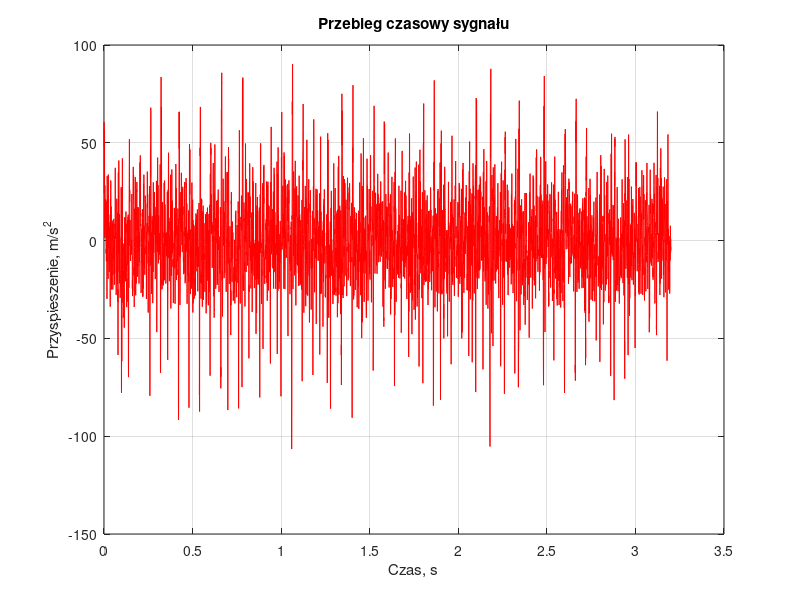
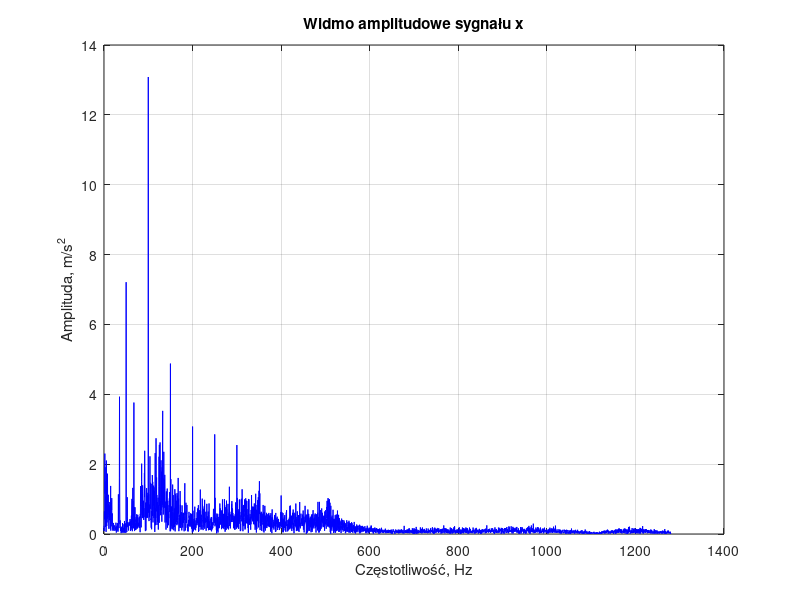
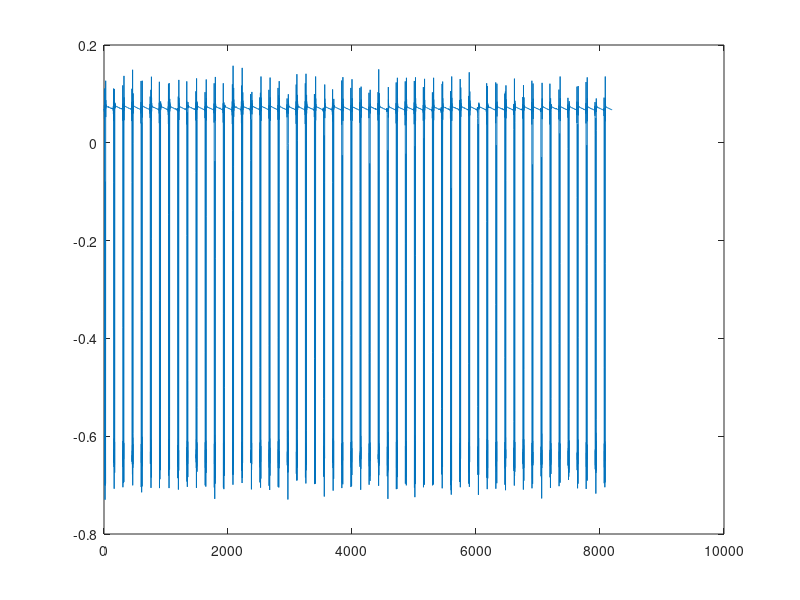
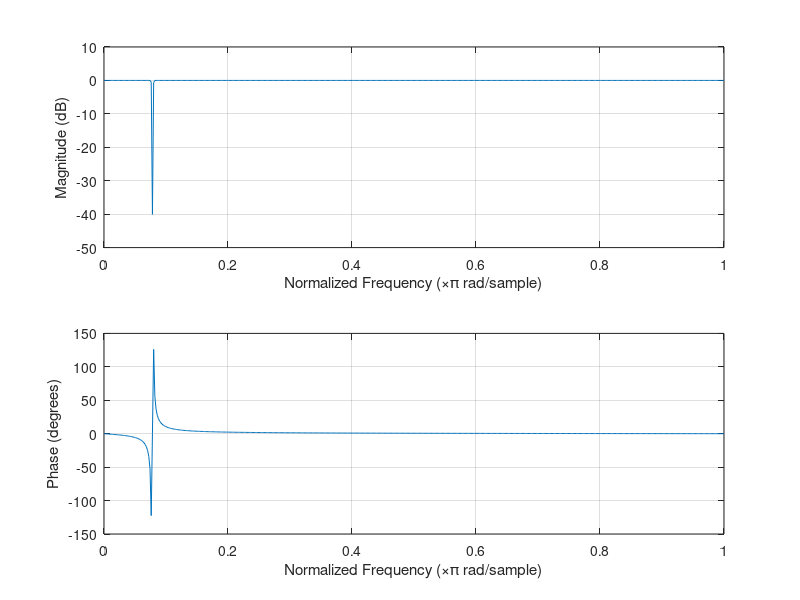

Source code (MATLAB) for these figures, in order:
clear;clc;

load drgania.mat

A = VCAP_DATA;
Fs = VCAP_SAMPLERATE;
czulosc = 100; % mV/g
g = 9.81;
x = A(:,1);

x1 = (x*1000/czulosc) * g;
z = A(:,2);

k = 1/Fs;
t_max = length(z)/Fs;
t = (0:k:t_max-k);

figure(1)
plot(t,x1, 'r-')
title('Przebieg czasowy sygnału')
xlabel('Czas, s')
ylabel('Przyspieszenie, m/s^2')
grid on;
 %% Zadanie 2

n = length(x1);
f = Fs*(0:(n/2)-1)/n;
y = abs(fft(x1))/(n/2);
y = y(1:n/2);

figure(2)
plot(f,y, 'b-')
title('Widmo amplitudowe sygnału x')
xlabel('Częstotliwość, Hz')
ylabel('Amplituda, m/s^2')
grid on;

%% Zadanie 3 

figure(3)
plot(z)

p = 895-600;
n1 = p/2;
f_0 = Fs/n1;

%% Zadanie 4

fod_1 = 99; %czestotliwosc odciecia 1
fod_2 = 101; %czestotliwosc odciecia 2 

N1 = 4; %rząd filtru
R1 = 40; % tłumienie w paśmie zaporowym, dB

Wst1 = fod_1/(Fs/2); %znormalizowana czestotliwosc odciecia 1 
Wst2 = fod_2/(Fs/2);

[B1,A1] = cheby2(N1,R1,[Wst1,Wst2],'stop');

figure(4)
freqz(B1,A1)

xp = filter(B1,A1,x1);

figure(5)
plot( t,xp, 'r')
grid on;
yp = abs(fft(xp)/(n/2));
yp = yp(1:n/2);

figure(6)
plot(f,yp, 'b')
grid on;

%% Zadanie 5 

harmoniczne = 50:50:400;
xp1 = x1;
for i = harmoniczne
    f_od_1 = i - 1;
    f_od_2 = i + 1;

    Wst_1 = f_od_1/(Fs/2);
    Wst_2 = f_od_2/(Fs/2);

    [B2, A2] = cheby2(N1, R1, [Wst_1, Wst_2], 'stop');
    
    xp1 = filter(B2, A2, xp1); 

   

end
figure(7)
freqz(B2,A2)


figure(8)
plot( t,xp1, 'r')
grid on;
yp1 = abs(fft(xp1)/(n/2));
yp1 = yp1(1:n/2);

figure(9)
plot(f,y,'r', f,yp1, 'b')
grid on;

%% Zostawiamy harmoniczne(może być na kolosie)
xp2 = x1;
for i = harmoniczne
    f_od_1 = i - 1;
    f_od_2 = i + 1;

    Wst_1 = f_od_1/(Fs/2);
    Wst_2 = f_od_2/(Fs/2);

    [B2, A2] = cheby2(N1, R1, [Wst_1, Wst_2]);
    
    xp2 = filter(B2, A2, xp2);
   
end
figure(8)
plot( t,xp2, 'r')
grid on;
yp2 = abs(fft(xp2)/(n/2));
yp2 = yp2(1:n/2);

figure(9)
plot(f,yp2, 'b')
grid on;
